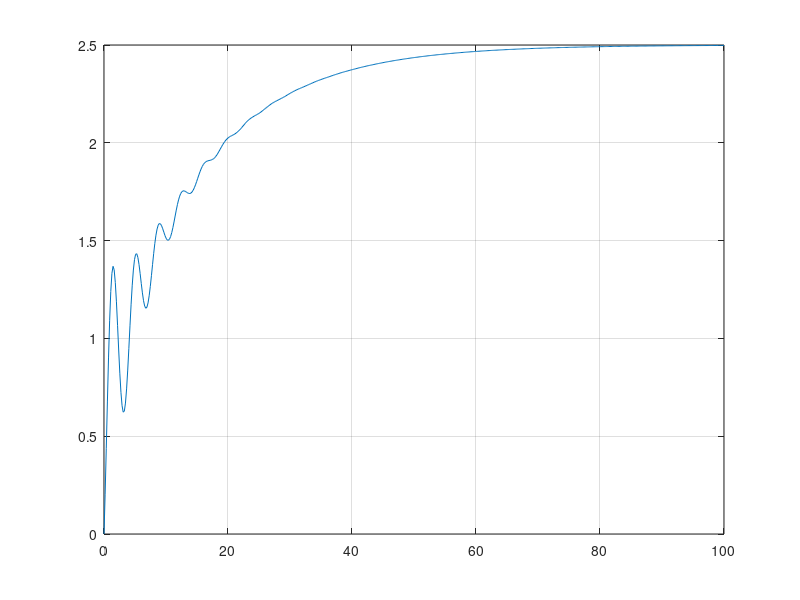
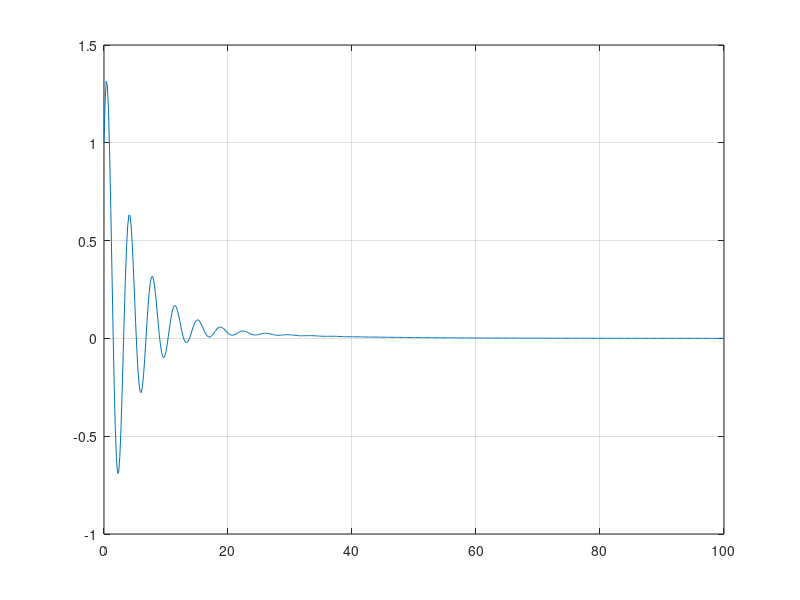
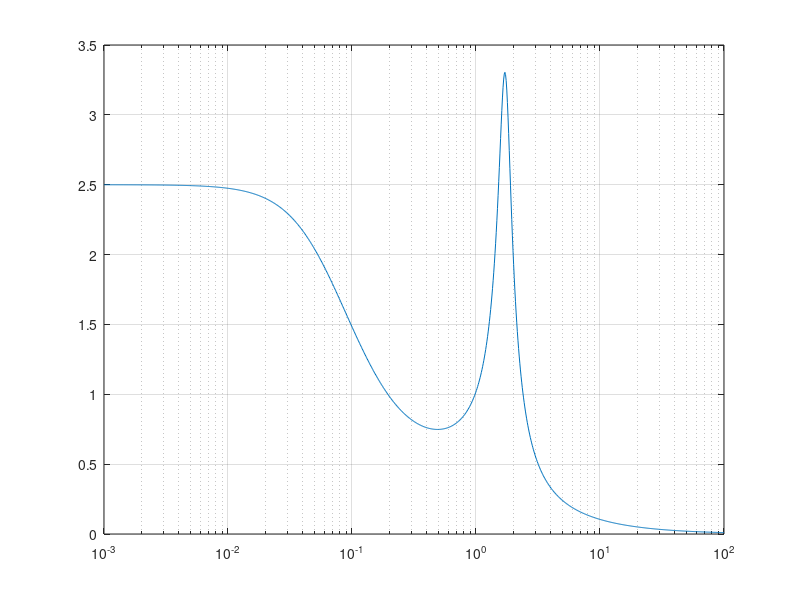
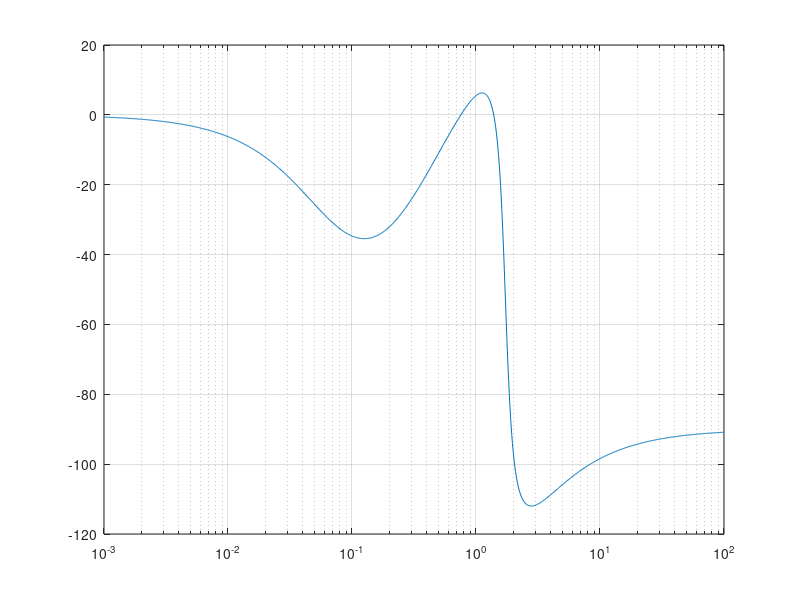

The MATLAB source for these figures, in order:
numerador = [1, 2, 0.5];
denominador = [1 0.5 3, 0.2];

[A,B,C,D] = tf2ss(numerador, denominador);
Gs = ss(A,B,C,D);

% A = [[-0.5 -3.  -0.2]
%  [ 1.   0.   0. ]
%  [ 0.   1.   0. ]]
% 
% B = [[1.]
%  [0.]
%  [0.]]
% 
% C = [[1.  2.  0.5]]
% 
% D = [[0.]]


[Step_y, Step_t] = step(Gs, 100);
[Impulse_y, Impulse_t] = impulse(Gs, 100);
[MagB, PhaB, FreqB] = bode(Gs);
[GM, GP, Wg, Wp] = margin(Gs);
[Re,Img,FreqN] = nyquist(Gs);
[r, k] = rlocus(Gs);
[MagN, PhaN, WN] = nichols(Gs);


GM = mag2db(GM);
Mag = mag2db(MagB);
MagN = mag2db(MagN);

figure(1)
plot(Step_t, Step_y)
grid()

figure(2)
plot(Impulse_t, Impulse_y)
grid()

figure(3)
semilogx(FreqB, squeeze(MagB))
grid()

figure(4)
semilogx(FreqB, squeeze(PhaB))
grid()

figure(5)
plot(squeeze(Re), squeeze(Img),squeeze(Re), squeeze(-Img))
grid()

figure(6)
index = size(r);
for i=1:index(1)
    plot(real(r(i,:)), imag(r(i,:)))
    hold on
end
grid()
hold off

figure(7)
plot(squeeze(PhaN), squeeze(MagN))
grid()

set = 'S2';
save(strcat(set,'Step'),'Step_t','Step_y')
save(strcat(set,'Imp'),'Impulse_y','Impulse_t')
save(strcat(set,'Bode'),'MagB','PhaB','FreqB')
save(strcat(set,'Margin'),'GM','GP','Wg','Wp')
save(strcat(set,'Nyquist'),'Re','Img','FreqN')
save(strcat(set,'Rlocus'),'r','k')
save(strcat(set,'Nichols'),'MagN','PhaN','WN')